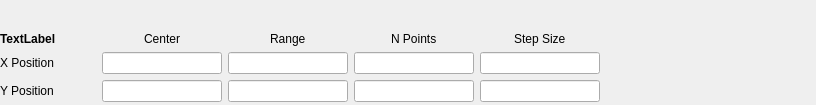
<?xml version="1.0" encoding="UTF-8"?>
<ui version="4.0">
 <class>regionDef</class>
 <widget class="QWidget" name="regionDef">
  <property name="geometry">
   <rect>
    <x>0</x>
    <y>0</y>
    <width>816</width>
    <height>105</height>
   </rect>
  </property>
  <property name="sizePolicy">
   <sizepolicy hsizetype="Preferred" vsizetype="Fixed">
    <horstretch>0</horstretch>
    <verstretch>0</verstretch>
   </sizepolicy>
  </property>
  <property name="minimumSize">
   <size>
    <width>0</width>
    <height>105</height>
   </size>
  </property>
  <property name="maximumSize">
   <size>
    <width>16777215</width>
    <height>105</height>
   </size>
  </property>
  <property name="windowTitle">
   <string>Form</string>
  </property>
  <widget class="QWidget" name="scanRegionDef" native="true">
   <property name="geometry">
    <rect>
     <x>0</x>
     <y>0</y>
     <width>600</width>
     <height>102</height>
    </rect>
   </property>
   <property name="sizePolicy">
    <sizepolicy hsizetype="Minimum" vsizetype="Maximum">
     <horstretch>0</horstretch>
     <verstretch>0</verstretch>
    </sizepolicy>
   </property>
   <property name="minimumSize">
    <size>
     <width>600</width>
     <height>100</height>
    </size>
   </property>
   <property name="maximumSize">
    <size>
     <width>600</width>
     <height>16777215</height>
    </size>
   </property>
   <layout class="QGridLayout" name="gridLayout">
    <item row="1" column="5" alignment="Qt::AlignHCenter">
     <widget class="QLineEdit" name="xNPoints">
      <property name="sizePolicy">
       <sizepolicy hsizetype="Fixed" vsizetype="Fixed">
        <horstretch>0</horstretch>
        <verstretch>0</verstretch>
       </sizepolicy>
      </property>
      <property name="minimumSize">
       <size>
        <width>120</width>
        <height>0</height>
       </size>
      </property>
      <property name="alignment">
       <set>Qt::AlignCenter</set>
      </property>
     </widget>
    </item>
    <item row="2" column="3" alignment="Qt::AlignHCenter">
     <widget class="QLineEdit" name="yCenter">
      <property name="sizePolicy">
       <sizepolicy hsizetype="Fixed" vsizetype="Fixed">
        <horstretch>0</horstretch>
        <verstretch>0</verstretch>
       </sizepolicy>
      </property>
      <property name="minimumSize">
       <size>
        <width>120</width>
        <height>0</height>
       </size>
      </property>
      <property name="alignment">
       <set>Qt::AlignCenter</set>
      </property>
     </widget>
    </item>
    <item row="2" column="6" alignment="Qt::AlignHCenter">
     <widget class="QLineEdit" name="yStep">
      <property name="sizePolicy">
       <sizepolicy hsizetype="Fixed" vsizetype="Fixed">
        <horstretch>0</horstretch>
        <verstretch>0</verstretch>
       </sizepolicy>
      </property>
      <property name="minimumSize">
       <size>
        <width>120</width>
        <height>0</height>
       </size>
      </property>
      <property name="alignment">
       <set>Qt::AlignCenter</set>
      </property>
     </widget>
    </item>
    <item row="1" column="4" alignment="Qt::AlignHCenter">
     <widget class="QLineEdit" name="xRange">
      <property name="sizePolicy">
       <sizepolicy hsizetype="Fixed" vsizetype="Fixed">
        <horstretch>0</horstretch>
        <verstretch>0</verstretch>
       </sizepolicy>
      </property>
      <property name="minimumSize">
       <size>
        <width>120</width>
        <height>0</height>
       </size>
      </property>
      <property name="alignment">
       <set>Qt::AlignCenter</set>
      </property>
     </widget>
    </item>
    <item row="1" column="6" alignment="Qt::AlignHCenter">
     <widget class="QLineEdit" name="xStep">
      <property name="sizePolicy">
       <sizepolicy hsizetype="Fixed" vsizetype="Fixed">
        <horstretch>0</horstretch>
        <verstretch>0</verstretch>
       </sizepolicy>
      </property>
      <property name="minimumSize">
       <size>
        <width>120</width>
        <height>0</height>
       </size>
      </property>
      <property name="alignment">
       <set>Qt::AlignCenter</set>
      </property>
     </widget>
    </item>
    <item row="2" column="5" alignment="Qt::AlignHCenter">
     <widget class="QLineEdit" name="yNPoints">
      <property name="sizePolicy">
       <sizepolicy hsizetype="Fixed" vsizetype="Fixed">
        <horstretch>0</horstretch>
        <verstretch>0</verstretch>
       </sizepolicy>
      </property>
      <property name="minimumSize">
       <size>
        <width>120</width>
        <height>0</height>
       </size>
      </property>
      <property name="alignment">
       <set>Qt::AlignCenter</set>
      </property>
     </widget>
    </item>
    <item row="2" column="1" alignment="Qt::AlignVCenter">
     <widget class="QLabel" name="label_13">
      <property name="text">
       <string>&lt;html&gt;&lt;head/&gt;&lt;body&gt;&lt;p&gt;Y Position&lt;/p&gt;&lt;/body&gt;&lt;/html&gt;</string>
      </property>
     </widget>
    </item>
    <item row="1" column="1" alignment="Qt::AlignVCenter">
     <widget class="QLabel" name="label_12">
      <property name="text">
       <string>&lt;html&gt;&lt;head/&gt;&lt;body&gt;&lt;p&gt;X Position&lt;/p&gt;&lt;/body&gt;&lt;/html&gt;</string>
      </property>
     </widget>
    </item>
    <item row="2" column="4" alignment="Qt::AlignHCenter">
     <widget class="QLineEdit" name="yRange">
      <property name="sizePolicy">
       <sizepolicy hsizetype="Fixed" vsizetype="Fixed">
        <horstretch>0</horstretch>
        <verstretch>0</verstretch>
       </sizepolicy>
      </property>
      <property name="minimumSize">
       <size>
        <width>120</width>
        <height>0</height>
       </size>
      </property>
      <property name="alignment">
       <set>Qt::AlignCenter</set>
      </property>
     </widget>
    </item>
    <item row="0" column="3" alignment="Qt::AlignHCenter|Qt::AlignBottom">
     <widget class="QLabel" name="label_14">
      <property name="text">
       <string>&lt;html&gt;&lt;head/&gt;&lt;body&gt;&lt;p&gt;Center&lt;/p&gt;&lt;/body&gt;&lt;/html&gt;</string>
      </property>
     </widget>
    </item>
    <item row="0" column="4" alignment="Qt::AlignHCenter|Qt::AlignBottom">
     <widget class="QLabel" name="label_15">
      <property name="text">
       <string>&lt;html&gt;&lt;head/&gt;&lt;body&gt;&lt;p&gt;Range&lt;/p&gt;&lt;/body&gt;&lt;/html&gt;</string>
      </property>
     </widget>
    </item>
    <item row="0" column="5" alignment="Qt::AlignHCenter|Qt::AlignBottom">
     <widget class="QLabel" name="label_16">
      <property name="text">
       <string>&lt;html&gt;&lt;head/&gt;&lt;body&gt;&lt;p&gt;N Points&lt;/p&gt;&lt;/body&gt;&lt;/html&gt;</string>
      </property>
     </widget>
    </item>
    <item row="0" column="6" alignment="Qt::AlignHCenter|Qt::AlignBottom">
     <widget class="QLabel" name="label_17">
      <property name="text">
       <string>&lt;html&gt;&lt;head/&gt;&lt;body&gt;&lt;p&gt;Step Size&lt;/p&gt;&lt;/body&gt;&lt;/html&gt;</string>
      </property>
     </widget>
    </item>
    <item row="1" column="3">
     <widget class="QLineEdit" name="xCenter">
      <property name="sizePolicy">
       <sizepolicy hsizetype="Fixed" vsizetype="Fixed">
        <horstretch>0</horstretch>
        <verstretch>0</verstretch>
       </sizepolicy>
      </property>
      <property name="minimumSize">
       <size>
        <width>120</width>
        <height>0</height>
       </size>
      </property>
      <property name="alignment">
       <set>Qt::AlignCenter</set>
      </property>
     </widget>
    </item>
    <item row="0" column="1" alignment="Qt::AlignBottom">
     <widget class="QLabel" name="regNum">
      <property name="font">
       <font>
        <weight>75</weight>
        <bold>true</bold>
       </font>
      </property>
      <property name="text">
       <string>TextLabel</string>
      </property>
     </widget>
    </item>
   </layout>
  </widget>
 </widget>
 <resources/>
 <connections/>
</ui>
